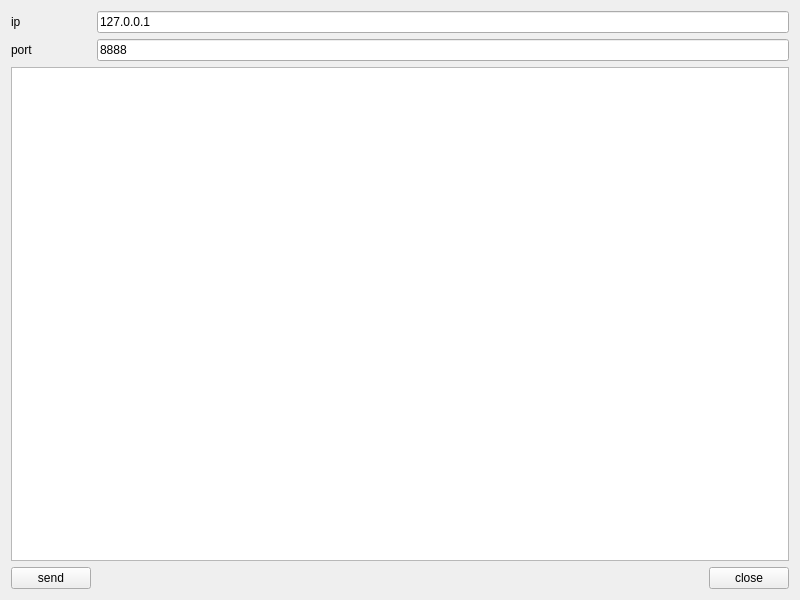
<?xml version="1.0" encoding="UTF-8"?>
<ui version="4.0">
 <class>ServerWidget</class>
 <widget class="QWidget" name="ServerWidget">
  <property name="geometry">
   <rect>
    <x>0</x>
    <y>0</y>
    <width>800</width>
    <height>600</height>
   </rect>
  </property>
  <property name="windowTitle">
   <string>ServerWidget</string>
  </property>
  <layout class="QGridLayout" name="gridLayout">
   <item row="0" column="0">
    <widget class="QLabel" name="label_ip">
     <property name="text">
      <string>ip</string>
     </property>
    </widget>
   </item>
   <item row="1" column="0">
    <widget class="QLabel" name="label_port">
     <property name="text">
      <string>port</string>
     </property>
    </widget>
   </item>
   <item row="1" column="1" colspan="3">
    <widget class="QLineEdit" name="lineEdit_port">
     <property name="text">
      <string>8888</string>
     </property>
    </widget>
   </item>
   <item row="2" column="0" colspan="4">
    <widget class="QTextEdit" name="textEdit"/>
   </item>
   <item row="3" column="0">
    <widget class="QPushButton" name="pushButton_send">
     <property name="text">
      <string>send</string>
     </property>
    </widget>
   </item>
   <item row="3" column="2">
    <spacer name="horizontalSpacer">
     <property name="orientation">
      <enum>Qt::Horizontal</enum>
     </property>
     <property name="sizeHint" stdset="0">
      <size>
       <width>601</width>
       <height>20</height>
      </size>
     </property>
    </spacer>
   </item>
   <item row="3" column="3">
    <widget class="QPushButton" name="pushButton_2">
     <property name="text">
      <string>close</string>
     </property>
    </widget>
   </item>
   <item row="0" column="1" colspan="3">
    <widget class="QLineEdit" name="lineEdit_ip">
     <property name="text">
      <string>127.0.0.1</string>
     </property>
    </widget>
   </item>
  </layout>
 </widget>
 <resources/>
 <connections/>
</ui>
